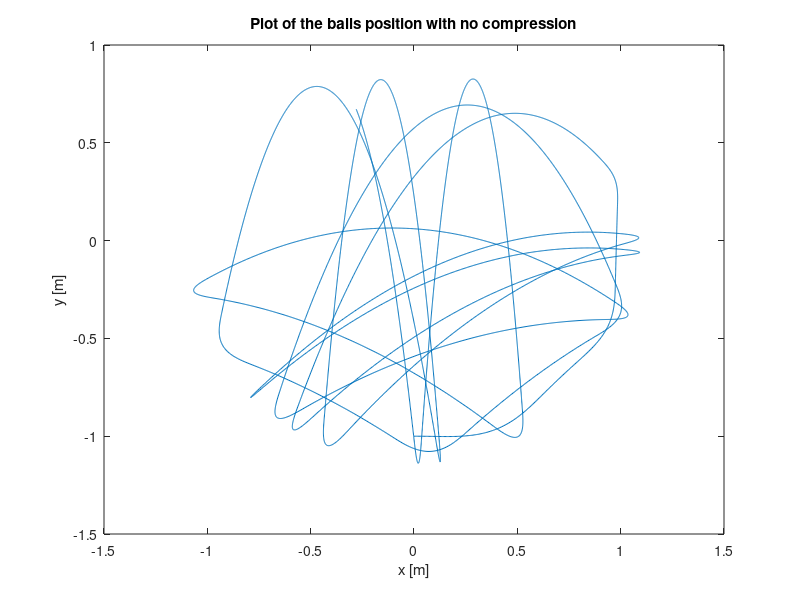

The MATLAB source for this figure:
k = 200;        % N/m
g = 9.81;       % m/s^2
tetha = pi/6;   % angle
m = 0.1;        % kg
L0 = 1.0;       % m

r0 = [0.0 -L0];
v0 = [6.0 0.0];

dt = 0.001;
time = 10.0;
n = time/dt;

r = zeros(n,2);
v = zeros(n,2);

r(1,:) = r0;
v(1,:) = v0;

for i = 1:n-1
    rr = norm(r(i,:));
    if rr <= L0
        a = [0 -g];
    else
        a = [0.0 -g] - (k/m)*(rr - L0)*(r(i,:)/rr);
    end
    v(i+1,:) = v(i,:) + dt*a;
    r(i+1,:) = r(i,:) + dt*v(i+1,:);
end

plot(r(:,1), r(:,2))
xlabel('x [m]')
ylabel('y [m]')
title('Plot of the balls position with no compression')